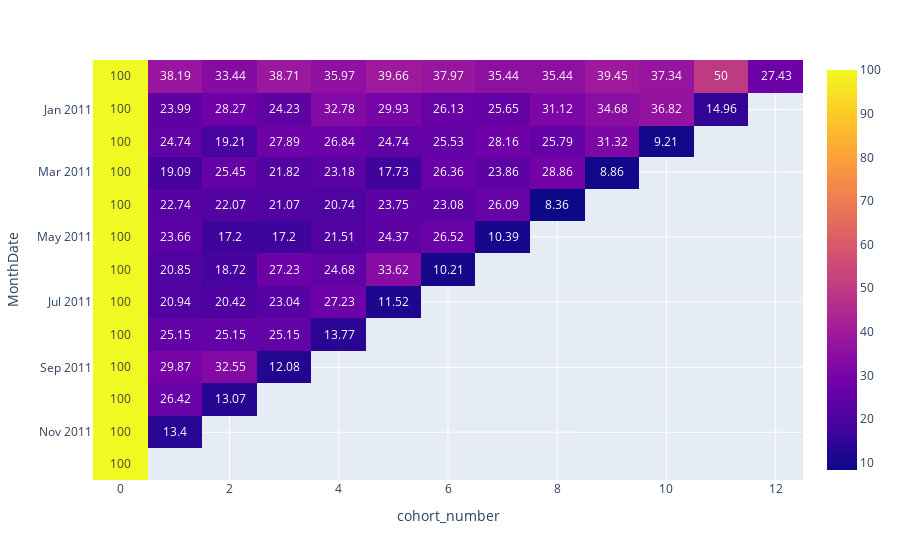

This figure's notebook cell:
### Code cell
# Удержание
px.imshow(ret_df, text_auto=True).show()

### Figure 1 — Plotly figure (JSON) as saved in the notebook; plotly's stock layout.template omitted (floating-point values rounded to 4 significant figures; data arrays with more than 128 entries replaced by an {"elided": "..."} marker saying what was removed)
{"data": [{"coloraxis": "coloraxis", "hovertemplate": "cohort_number: %{x}<br>MonthDate: %{y}<br>color: %{z}<extra></extra>", "name": "0", "texttemplate": "%{z}", "type": "heatmap", "x": [0, 1, 2, 3, 4, 5, 6, 7, 8, 9, 10, 11, 12], "xaxis": "x", "y": ["2010-12-01T00:00:00", "2011-01-01T00:00:00", "2011-02-01T00:00:00", "2011-03-01T00:00:00", "2011-04-01T00:00:00", "2011-05-01T00:00:00", "2011-06-01T00:00:00", "2011-07-01T00:00:00", "2011-08-01T00:00:00", "2011-09-01T00:00:00", "2011-10-01T00:00:00", "2011-11-01T00:00:00", "2011-12-01T00:00:00"], "yaxis": "y", "z": {"elided": "13x13 float values"}}], "layout": {"coloraxis": {"colorscale": [[0, "#0d0887"], [0.1111, "#46039f"], [0.2222, "#7201a8"], [0.3333, "#9c179e"], [0.4444, "#bd3786"], [0.5556, "#d8576b"], [0.6667, "#ed7953"], [0.7778, "#fb9f3a"], [0.8889, "#fdca26"], [1, "#f0f921"]]}, "margin": {"t": 60}, "xaxis": {"anchor": "y", "constrain": "domain", "domain": [0, 1], "scaleanchor": "y", "title": {"text": "cohort_number"}}, "yaxis": {"anchor": "x", "autorange": "reversed", "constrain": "domain", "domain": [0, 1], "title": {"text": "MonthDate"}}}}
